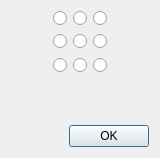
<?xml version="1.0" encoding="UTF-8"?>
<ui version="4.0">
 <class>AlignmentTextDialog</class>
 <widget class="QDialog" name="AlignmentTextDialog">
  <property name="geometry">
   <rect>
    <x>0</x>
    <y>0</y>
    <width>160</width>
    <height>158</height>
   </rect>
  </property>
  <property name="sizePolicy">
   <sizepolicy hsizetype="Fixed" vsizetype="Fixed">
    <horstretch>200</horstretch>
    <verstretch>150</verstretch>
   </sizepolicy>
  </property>
  <property name="maximumSize">
   <size>
    <width>160</width>
    <height>158</height>
   </size>
  </property>
  <property name="windowTitle">
   <string>Alignement du texte</string>
  </property>
  <property name="modal">
   <bool>true</bool>
  </property>
  <layout class="QVBoxLayout" name="verticalLayout">
   <item>
    <layout class="QGridLayout" name="gridLayout">
     <item row="1" column="3">
      <widget class="QRadioButton" name="right">
       <property name="text">
        <string/>
       </property>
      </widget>
     </item>
     <item row="1" column="4">
      <spacer name="horizontalSpacer">
       <property name="orientation">
        <enum>Qt::Horizontal</enum>
       </property>
       <property name="sizeHint" stdset="0">
        <size>
         <width>40</width>
         <height>20</height>
        </size>
       </property>
      </spacer>
     </item>
     <item row="0" column="2">
      <widget class="QRadioButton" name="top">
       <property name="text">
        <string/>
       </property>
      </widget>
     </item>
     <item row="2" column="2">
      <widget class="QRadioButton" name="bottom">
       <property name="text">
        <string/>
       </property>
      </widget>
     </item>
     <item row="0" column="3">
      <widget class="QRadioButton" name="top_right">
       <property name="text">
        <string/>
       </property>
      </widget>
     </item>
     <item row="1" column="1">
      <widget class="QRadioButton" name="left">
       <property name="text">
        <string/>
       </property>
      </widget>
     </item>
     <item row="2" column="3">
      <widget class="QRadioButton" name="bottom_right">
       <property name="text">
        <string/>
       </property>
      </widget>
     </item>
     <item row="2" column="1">
      <widget class="QRadioButton" name="bottom_left">
       <property name="text">
        <string/>
       </property>
      </widget>
     </item>
     <item row="0" column="1">
      <widget class="QRadioButton" name="top_left">
       <property name="text">
        <string/>
       </property>
      </widget>
     </item>
     <item row="1" column="2">
      <widget class="QRadioButton" name="center">
       <property name="text">
        <string/>
       </property>
      </widget>
     </item>
     <item row="1" column="0">
      <spacer name="horizontalSpacer_2">
       <property name="orientation">
        <enum>Qt::Horizontal</enum>
       </property>
       <property name="sizeHint" stdset="0">
        <size>
         <width>40</width>
         <height>20</height>
        </size>
       </property>
      </spacer>
     </item>
    </layout>
   </item>
   <item>
    <spacer name="verticalSpacer">
     <property name="orientation">
      <enum>Qt::Vertical</enum>
     </property>
     <property name="sizeHint" stdset="0">
      <size>
       <width>20</width>
       <height>40</height>
      </size>
     </property>
    </spacer>
   </item>
   <item>
    <widget class="QDialogButtonBox" name="buttonBox">
     <property name="orientation">
      <enum>Qt::Horizontal</enum>
     </property>
     <property name="standardButtons">
      <set>QDialogButtonBox::Ok</set>
     </property>
    </widget>
   </item>
  </layout>
 </widget>
 <resources/>
 <connections>
  <connection>
   <sender>buttonBox</sender>
   <signal>accepted()</signal>
   <receiver>AlignmentTextDialog</receiver>
   <slot>accept()</slot>
   <hints>
    <hint type="sourcelabel">
     <x>248</x>
     <y>254</y>
    </hint>
    <hint type="destinationlabel">
     <x>157</x>
     <y>274</y>
    </hint>
   </hints>
  </connection>
  <connection>
   <sender>buttonBox</sender>
   <signal>rejected()</signal>
   <receiver>AlignmentTextDialog</receiver>
   <slot>reject()</slot>
   <hints>
    <hint type="sourcelabel">
     <x>316</x>
     <y>260</y>
    </hint>
    <hint type="destinationlabel">
     <x>286</x>
     <y>274</y>
    </hint>
   </hints>
  </connection>
 </connections>
</ui>
